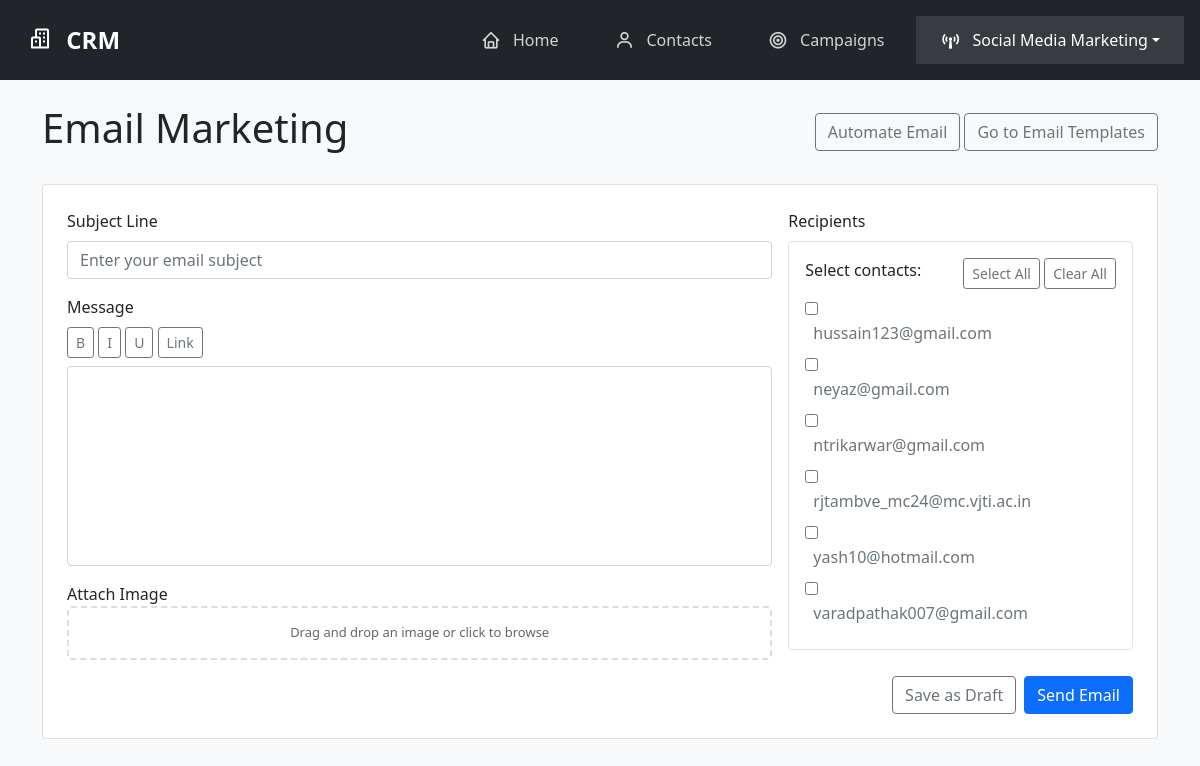
/email-marketing/, run on an earlier commit of the app's database.
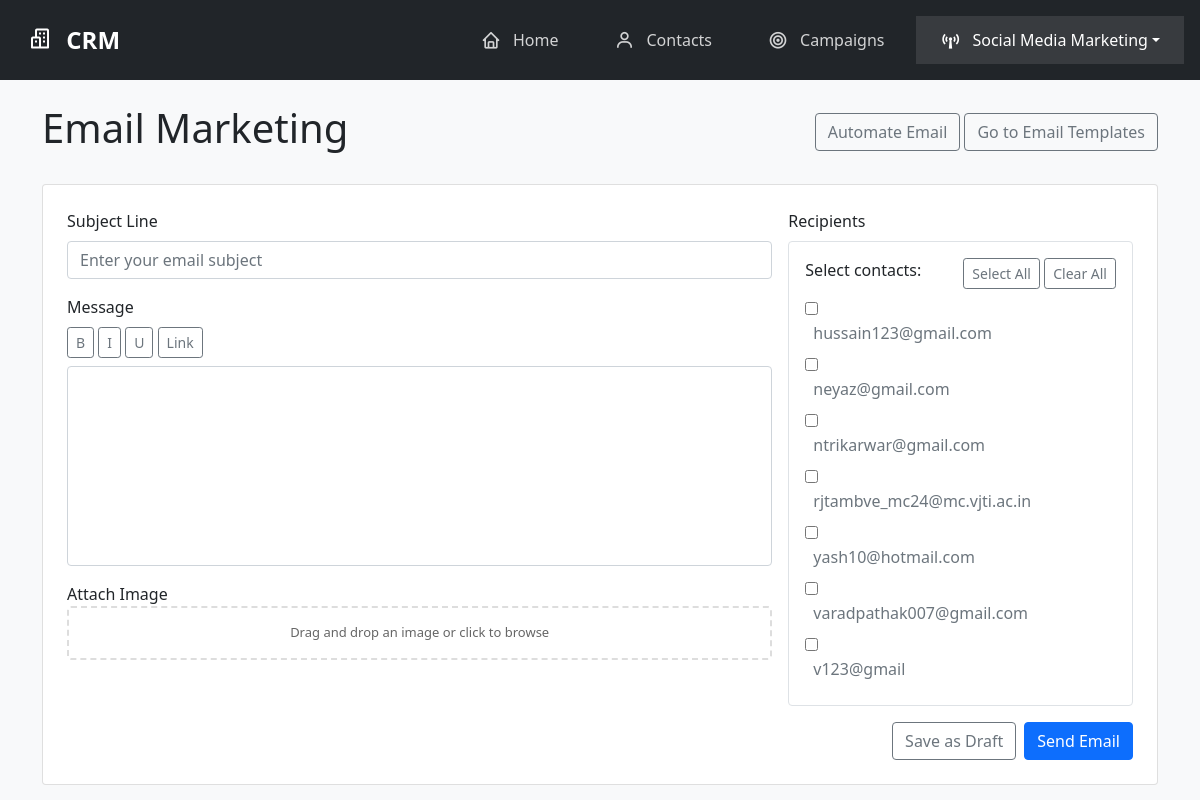
And on a later commit of the database.
### core/models.py (models this page shows, shortened)
class Contact(models.Model):
    name = models.CharField(max_length=100)
    email = models.EmailField(unique=True)
    phone = models.CharField(max_length=20)
    created_at = models.DateTimeField(auto_now_add=True)
    updated_at = models.DateTimeField(auto_now=True)

### core/views.py (the view, shortened to what this page needs)
# urls.py: path('email-marketing/', views.EmailMarketingView.as_view(), name='email_marketing'),
class EmailMarketingView(View):
    template_name = 'core/email_marketing.html'
    def get(self, request):
        contacts = Contact.objects.all()
        return render(request, self.template_name, {'contacts': contacts})

### core/templates/core/email_marketing.html (shortened to what the changed rows need)
{% extends 'core/base.html' %}
{% load static %}
{% block content %}
<div class="container mt-4">
    <div class="email-marketing-header mb-4 d-flex justify-content-between align-items-center">
        <h1>Email Marketing</h1>
    </div>
    <div class="card p-4">
        <form method="post" enctype="multipart/form-data" id="emailForm">
            <div class="row g-3">
                <div class="col-md-4">
                    <div class="form-group">
                        <div class="recipients-container border p-3 rounded">
                            <div class="recipients-list">
                                {% for contact in contacts %}
                                <div class="recipient-item d-flex align-items-center mb-2">
                                    <label class="checkbox-container mb-0">
                                        <input type="checkbox" name="recipients" value="{{ contact.id }}">
                                        <div class="ms-2">
                                            <span class="recipient-email d-block text-muted">{{ contact.email }}</span>
                                        </div>
                                    </label>
                                </div>
                                {% endfor %}
                            </div>
                        </div>
                    </div>
                </div>
            </div>
        </form>
    </div>
</div>
{% endblock %}

What changed in the data, as far as the page shows it:
added Contact: email "v123@gmail"
